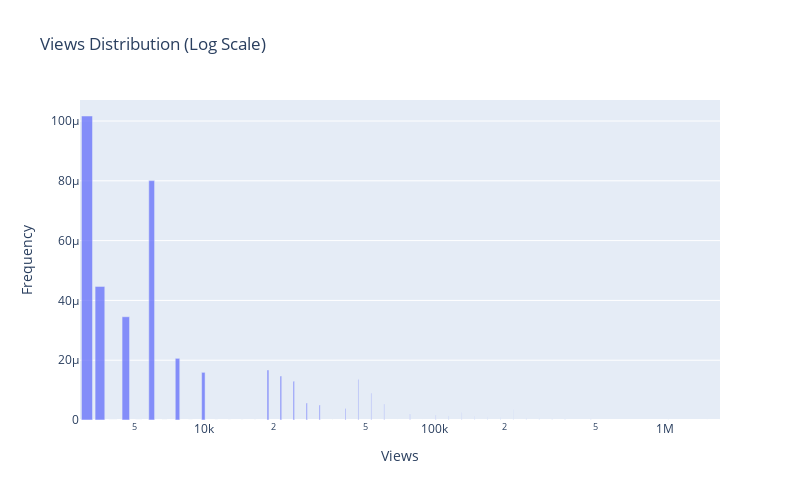
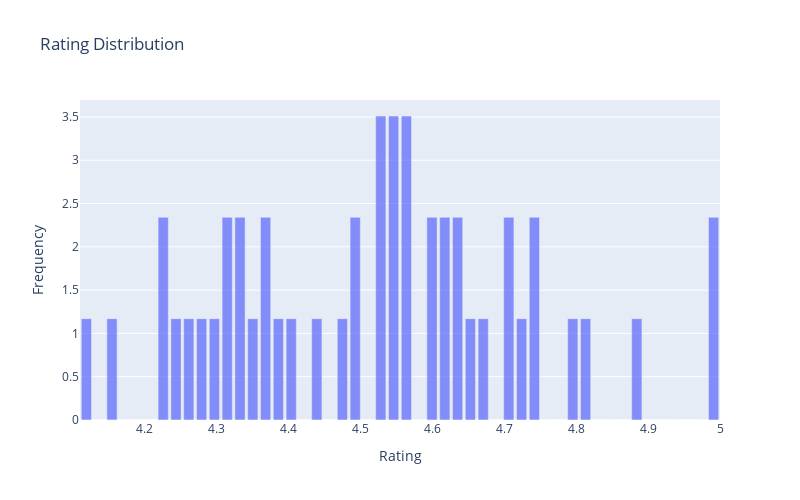
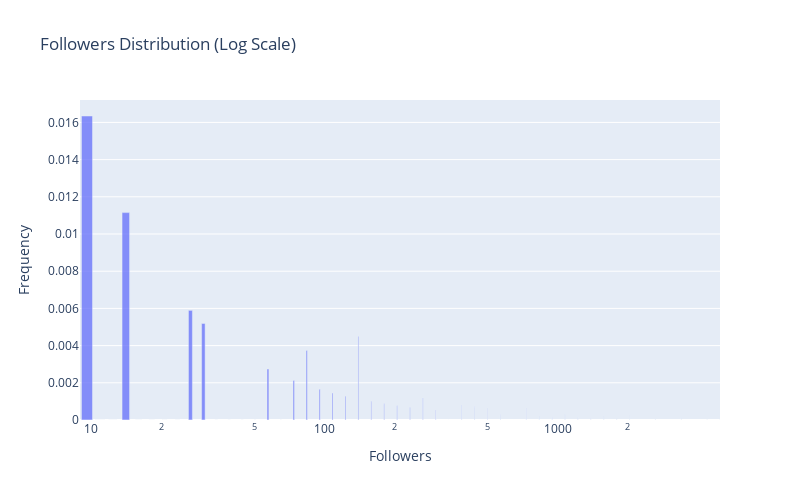
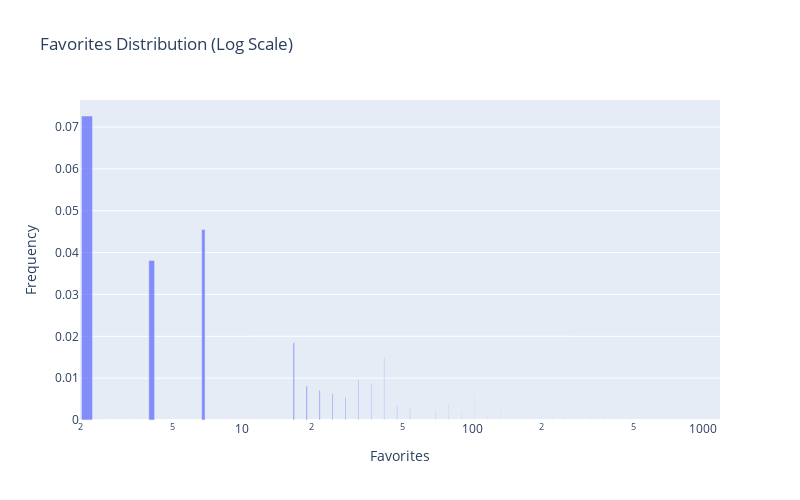

The notebook cell saved with these charts, in order:
### Markdown cell above
## Numerical Features Distribution

Let's analyze the distribution of key numerical features using histograms and box plots.

### Code cell
# Define key metrics for analysis
key_metrics = ['views', 'rating', 'followers', 'favorites', 'chapters', 'pages']

# Create individual distribution plots for better readability
for metric in key_metrics:
    # Skip non-numeric columns or convert if possible
    if not pd.api.types.is_numeric_dtype(df[metric]):
        print(f"Skipping {metric} as it's not numeric (type: {df[metric].dtype})")
        continue
        
    # Create figure
    fig = go.Figure()
    
    # Create histogram data with proper handling of data types
    try:
        # Create bins manually to avoid Interval objects
        values = df[metric].dropna()
        min_val = values.min()
        max_val = values.max()
        
        # Check for skewness to determine appropriate scaling
        skewness = values.skew()
        print(f"Skewness for {metric}: {skewness:.2f}")
        is_right_skewed = skewness > 1.0  # Common threshold for significant right skew
        
        # If right-skewed and not already using log scale, use log binning
        if is_right_skewed and min_val > 0:  # Ensure all values are positive for log scale
            # For log scale, use logarithmically spaced bins
            bins = np.logspace(np.log10(max(min_val, 0.1)), np.log10(max_val), 51)
            hist_data = np.histogram(values, bins=bins, density=True)
            bin_centers = [(bins[i] + bins[i+1])/2 for i in range(len(bins)-1)]
        else:
            # For normal scale, use linearly spaced bins
            bins = np.linspace(min_val, max_val, 51)  # 51 points = 50 bins
            hist_data = np.histogram(values, bins=bins, density=True)
            bin_centers = [(bins[i] + bins[i+1])/2 for i in range(len(bins)-1)]
        
        # Create bar chart with bin centers and heights
        fig.add_trace(
            go.Bar(
                x=bin_centers,
                y=hist_data[0],
                name='Distribution',
                opacity=0.75
            )
        )
    except Exception as e:
        print(f"Error creating histogram for {metric}: {e}")
        continue
    
    # Update layout
    fig.update_layout(
        title=f'{metric.capitalize()} Distribution{" (Log Scale)" if is_right_skewed and min_val > 0 else ""}',
        xaxis_title=metric.capitalize(),
        yaxis_title='Frequency',
        height=500,
        width=800,
        showlegend=False  # No need for legend with single trace
    )
    
    # Use log scale for highly skewed metrics
    if is_right_skewed and min_val > 0:
        fig.update_xaxes(type='log')
        print(f"Applied log scaling to {metric} due to right-skewed distribution (skewness: {skewness:.2f})")
    
    try:
        fig.show()
    except TypeError as e:
        print(f"Error displaying plot for {metric}: {e}")
        print(f"Data types - x: {type(bin_centers[0])}, y: {type(hist_data[0][0])}")
        continue
    
    # Print basic statistics
    stats = df[metric].describe()
    print(f"\n{metric.capitalize()} Statistics:")
    print(f"Count: {stats['count']:,.0f}")
    print(f"Mean:  {stats['mean']:,.2f}")
    print(f"Std:   {stats['std']:,.2f}")
    print(f"Min:   {stats['min']:,.2f}")
    print(f"25%:   {stats['25%']:,.2f}")
    print(f"50%:   {stats['50%']:,.2f}")
    print(f"75%:   {stats['75%']:,.2f}")
    print(f"Max:   {stats['max']:,.2f}")
    
    # Calculate additional metrics to highlight skewness
    iqr = stats['75%'] - stats['25%']
    median = stats['50%']
    # Check if distribution is significantly skewed
    if (stats['max'] - median) > 3 * (median - stats['min']):
        print(f"Note: {metric} shows significant right skew - median ({median:.2f}) is much closer to min than max")
    
    # Print the 90th, 95th and 99th percentiles for right-skewed distributions
    if is_right_skewed:
        p90 = values.quantile(0.90)
        p95 = values.quantile(0.95)
        p99 = values.quantile(0.99)
        print(f"90th percentile: {p90:,.2f}")
        print(f"95th percentile: {p95:,.2f}")
        print(f"99th percentile: {p99:,.2f}")
        print(f"Percent of data between median and 90th percentile: {((values < p90) & (values > median)).mean()*100:.1f}%")
        print(f"Percent of data between 90th and max: {(values >= p90).mean()*100:.1f}%")

### Figure 1 — Plotly figure (JSON) as saved in the notebook; plotly's stock layout.template omitted (floating-point values rounded to 4 significant figures)
{"data": [{"name": "Distribution", "opacity": 0.75, "type": "bar", "x": [3119.0, 3548.0, 4036.0, 4591.0, 5222.0, 5941.0, 6758.0, 7688.0, 8745.0, 9949.0, 11320.0, 12870.0, 14640.0, 16660.0, 18950.0, 21560.0, 24520.0, 27900.0, 31740.0, 36100.0, 41070.0, 46720.0, 53140.0, 60450.0, 68770.0, 78230.0, 88990.0, 101200.0, 115200.0, 131000.0, 149000.0, 169500.0, 192800.0, 219400.0, 249500.0, 283900.0, 322900.0, 367400.0, 417900.0, 475400.0, 540800.0, 615200.0, 699800.0, 796100.0, 905600.0, 1030000.0, 1172000.0, 1333000.0, 1516000.0, 1725000.0], "y": [0.0001017, 4.469e-05, 0.0, 3.454e-05, 0.0, 8.007e-05, 0.0, 2.062e-05, 0.0, 1.594e-05, 0.0, 0.0, 0.0, 0.0, 1.673e-05, 1.471e-05, 1.293e-05, 5.684e-06, 4.996e-06, 0.0, 3.861e-06, 1.358e-05, 8.951e-06, 5.246e-06, 0.0, 2.027e-06, 0.0, 1.566e-06, 1.377e-06, 2.421e-06, 1.064e-06, 9.353e-07, 8.222e-07, 3.614e-06, 6.354e-07, 5.585e-07, 4.91e-07, 4.316e-07, 0.0, 6.671e-07, 0.0, 0.0, 0.0, 0.0, 0.0, 1.539e-07, 0.0, 0.0, 1.046e-07, 9.192e-08]}], "layout": {"height": 500, "showlegend": false, "title": {"text": "Views Distribution (Log Scale)"}, "width": 800, "xaxis": {"title": {"text": "Views"}, "type": "log"}, "yaxis": {"title": {"text": "Frequency"}}}}

### Figure 2 — Plotly figure (JSON) as saved in the notebook; plotly's stock layout.template omitted (floating-point values rounded to 4 significant figures)
{"data": [{"name": "Distribution", "opacity": 0.75, "type": "bar", "x": [4.119, 4.137, 4.155, 4.172, 4.19, 4.208, 4.226, 4.244, 4.261, 4.279, 4.297, 4.315, 4.332, 4.35, 4.368, 4.386, 4.404, 4.421, 4.439, 4.457, 4.475, 4.493, 4.511, 4.528, 4.546, 4.564, 4.582, 4.6, 4.617, 4.635, 4.653, 4.671, 4.688, 4.706, 4.724, 4.742, 4.76, 4.777, 4.795, 4.813, 4.831, 4.849, 4.867, 4.884, 4.902, 4.92, 4.938, 4.955, 4.973, 4.991], "y": [1.17, 0.0, 1.17, 0.0, 0.0, 0.0, 2.341, 1.17, 1.17, 1.17, 1.17, 2.341, 2.341, 1.17, 2.341, 1.17, 1.17, 0.0, 1.17, 0.0, 1.17, 2.341, 0.0, 3.511, 3.511, 3.511, 0.0, 2.341, 2.341, 2.341, 1.17, 1.17, 0.0, 2.341, 1.17, 2.341, 0.0, 0.0, 1.17, 1.17, 0.0, 0.0, 0.0, 1.17, 0.0, 0.0, 0.0, 0.0, 0.0, 2.341]}], "layout": {"height": 500, "showlegend": false, "title": {"text": "Rating Distribution"}, "width": 800, "xaxis": {"title": {"text": "Rating"}}, "yaxis": {"title": {"text": "Frequency"}}}}

### Figure 3 — Plotly figure (JSON) as saved in the notebook; plotly's stock layout.template omitted (floating-point values rounded to 4 significant figures)
{"data": [{"name": "Distribution", "opacity": 0.75, "type": "bar", "x": [9.612, 10.92, 12.4, 14.09, 16.01, 18.18, 20.65, 23.46, 26.65, 30.27, 34.39, 39.07, 44.38, 50.41, 57.26, 65.05, 73.89, 83.94, 95.35, 108.3, 123.0, 139.8, 158.8, 180.4, 204.9, 232.7, 264.4, 300.3, 341.2, 387.6, 440.2, 500.1, 568.1, 645.3, 733.1, 832.7, 946.0, 1075.0, 1221.0, 1387.0, 1575.0, 1789.0, 2033.0, 2309.0, 2623.0, 2979.0, 3385.0, 3845.0, 4367.0, 4961.0], "y": [0.01634, 0.0, 0.0, 0.01115, 0.0, 0.0, 0.0, 0.0, 0.005895, 0.005189, 0.0, 0.0, 0.0, 0.0, 0.002743, 0.0, 0.002126, 0.003743, 0.001648, 0.00145, 0.001277, 0.004496, 0.0009895, 0.000871, 0.0007668, 0.000675, 0.001188, 0.0005231, 0.0, 0.0008107, 0.0007137, 0.0006283, 0.0002765, 0.0, 0.0006429, 0.0001887, 0.0001661, 0.0002924, 0.0001287, 0.0001133, 0.0001995, 8.78e-05, 0.0002319, 0.0, 5.99e-05, 0.0, 0.0001393, 0.0, 3.597e-05, 3.167e-05]}], "layout": {"height": 500, "showlegend": false, "title": {"text": "Followers Distribution (Log Scale)"}, "width": 800, "xaxis": {"title": {"text": "Followers"}, "type": "log"}, "yaxis": {"title": {"text": "Frequency"}}}}

### Figure 4 — Plotly figure (JSON) as saved in the notebook; plotly's stock layout.template omitted (floating-point values rounded to 4 significant figures)
{"data": [{"name": "Distribution", "opacity": 0.75, "type": "bar", "x": [2.138, 2.432, 2.767, 3.148, 3.581, 4.074, 4.635, 5.273, 5.999, 6.824, 7.764, 8.833, 10.05, 11.43, 13.01, 14.8, 16.83, 19.15, 21.79, 24.79, 28.2, 32.08, 36.5, 41.52, 47.24, 53.74, 61.14, 69.55, 79.13, 90.02, 102.4, 116.5, 132.6, 150.8, 171.6, 195.2, 222.1, 252.6, 287.4, 327.0, 372.0, 423.2, 481.4, 547.7, 623.1, 708.9, 806.5, 917.5, 1044.0, 1188.0], "y": [0.07264, 0.0, 0.0, 0.0, 0.0, 0.03812, 0.0, 0.0, 0.0, 0.04551, 0.0, 0.0, 0.0, 0.0, 0.0, 0.0, 0.01845, 0.008108, 0.007127, 0.006265, 0.005507, 0.009681, 0.008509, 0.01496, 0.003287, 0.002889, 0.0, 0.002232, 0.003925, 0.001725, 0.006065, 0.001333, 0.003514, 0.0, 0.0, 0.001591, 0.001399, 0.0006147, 0.0, 0.0004749, 0.00167, 0.0003669, 0.0003225, 0.0002835, 0.0002492, 0.000219, 0.0, 0.0003385, 0.0, 0.0001308]}], "layout": {"height": 500, "showlegend": false, "title": {"text": "Favorites Distribution (Log Scale)"}, "width": 800, "xaxis": {"title": {"text": "Favorites"}, "type": "log"}, "yaxis": {"title": {"text": "Frequency"}}}}
